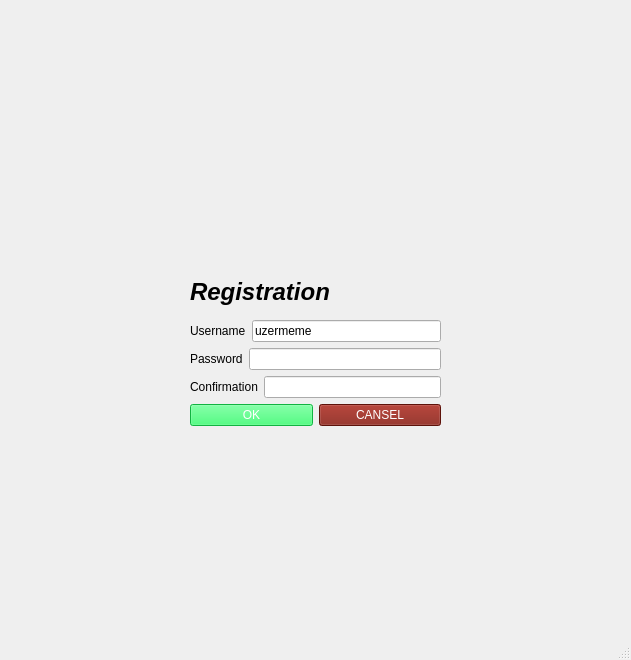
<?xml version="1.0" encoding="UTF-8"?>
<ui version="4.0">
 <class>MainWindow</class>
 <widget class="QMainWindow" name="MainWindow">
  <property name="geometry">
   <rect>
    <x>0</x>
    <y>0</y>
    <width>631</width>
    <height>660</height>
   </rect>
  </property>
  <property name="windowTitle">
   <string>MainWindow</string>
  </property>
  <widget class="QWidget" name="centralwidget">
   <widget class="QWidget" name="verticalLayoutWidget">
    <property name="geometry">
     <rect>
      <x>190</x>
      <y>270</y>
      <width>251</width>
      <height>156</height>
     </rect>
    </property>
    <layout class="QVBoxLayout" name="verticalLayout">
     <item>
      <widget class="QLabel" name="label">
       <property name="text">
        <string>&lt;html&gt;&lt;head/&gt;&lt;body&gt;&lt;p&gt;&lt;span style=&quot; font-size:18pt; font-weight:700; font-style:italic;&quot;&gt;Registration&lt;/span&gt;&lt;/p&gt;&lt;/body&gt;&lt;/html&gt;</string>
       </property>
      </widget>
     </item>
     <item>
      <layout class="QHBoxLayout" name="horizontalLayout_2">
       <item>
        <widget class="QLabel" name="label_2">
         <property name="text">
          <string>Username</string>
         </property>
        </widget>
       </item>
       <item>
        <widget class="QLineEdit" name="lineEdit">
         <property name="inputMask">
          <string>uzername</string>
         </property>
         <property name="text">
          <string>uzerme</string>
         </property>
        </widget>
       </item>
      </layout>
     </item>
     <item>
      <layout class="QHBoxLayout" name="horizontalLayout_3">
       <item>
        <widget class="QLabel" name="label_3">
         <property name="text">
          <string>Password</string>
         </property>
        </widget>
       </item>
       <item>
        <widget class="QLineEdit" name="lineEdit_2"/>
       </item>
      </layout>
     </item>
     <item>
      <layout class="QHBoxLayout" name="horizontalLayout_4">
       <item>
        <widget class="QLabel" name="label_4">
         <property name="text">
          <string>Confirmation</string>
         </property>
        </widget>
       </item>
       <item>
        <widget class="QLineEdit" name="lineEdit_3"/>
       </item>
      </layout>
     </item>
     <item>
      <layout class="QHBoxLayout" name="horizontalLayout">
       <item>
        <widget class="QPushButton" name="pushButton">
         <property name="styleSheet">
          <string notr="true">background-color: rgb(24, 251, 91); color: white</string>
         </property>
         <property name="text">
          <string>OK</string>
         </property>
        </widget>
       </item>
       <item>
        <widget class="QPushButton" name="pushButton_2">
         <property name="styleSheet">
          <string notr="true">background-color: rgb(130, 25, 14); color: white</string>
         </property>
         <property name="text">
          <string>CANSEL</string>
         </property>
        </widget>
       </item>
      </layout>
     </item>
    </layout>
   </widget>
  </widget>
  <widget class="QMenuBar" name="menubar">
   <property name="geometry">
    <rect>
     <x>0</x>
     <y>0</y>
     <width>631</width>
     <height>22</height>
    </rect>
   </property>
  </widget>
  <widget class="QStatusBar" name="statusbar"/>
 </widget>
 <resources/>
 <connections/>
</ui>
